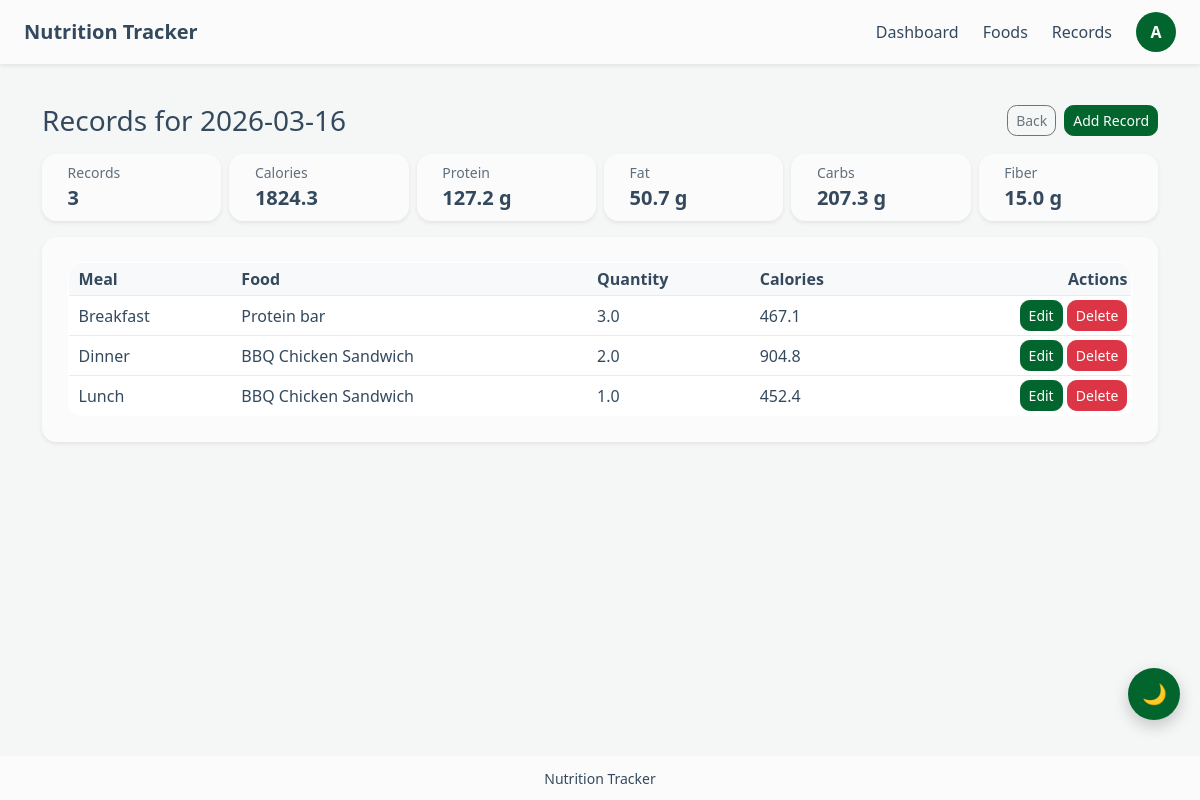
The page /records/2026-03-16/ (signed in) on the database its author committed.
### tracker/models.py (models this page shows, shortened)
class MealRecord(models.Model):
    MEAL_CHOICES = [
        ('breakfast', 'Breakfast'),
        ('lunch', 'Lunch'),
        ('dinner', 'Dinner'),
        ('snack', 'Snack'),
    ]
    user = models.ForeignKey(
        settings.AUTH_USER_MODEL,
        on_delete=models.CASCADE,
        related_name='meal_records'
    )
    meal_type = models.CharField(max_length=20, choices=MEAL_CHOICES, default='breakfast')
    quantity = models.FloatField(help_text='Multiplier based on the food unit, e.g. 1 serving or 1 x 100g')
    record_date = models.DateField()
    notes = models.CharField(max_length=255, blank=True)
    created_at = models.DateTimeField(auto_now_add=True)
    food_name = models.CharField(max_length=255)
    food_unit = models.CharField(max_length=50)
    food_calories = models.FloatField()
    food_protein = models.FloatField()
    food_fat = models.FloatField()
    food_carbohydrates = models.FloatField()
    food_fiber = models.FloatField()
    class Meta:
        ordering = ['-record_date', 'meal_type', '-created_at']
    @property
    def total_calories(self):
        return round(self.food_calories * self.quantity, 2)

### tracker/views.py (the view)
# urls.py: path('records/<str:record_date>/', views.record_day_detail, name='record_day_detail'),
@login_required
def record_day_detail(request, record_date):
    records = (
        MealRecord.objects
        .filter(user=request.user, record_date=record_date)
        .order_by('meal_type', 'id')
    )
    day_totals = records.aggregate(
        calories=Sum(F('food_calories') * F('quantity')),
        protein=Sum(F('food_protein') * F('quantity')),
        fat=Sum(F('food_fat') * F('quantity')),
        carbohydrates=Sum(F('food_carbohydrates') * F('quantity')),
        fiber=Sum(F('food_fiber') * F('quantity')),
        count=Count('id'),
    )
    context = {
        'record_date': record_date,
        'records': records,
        'totals': {
            'calories': round(day_totals['calories'] or 0, 2),
            'protein': round(day_totals['protein'] or 0, 2),
            'fat': round(day_totals['fat'] or 0, 2),
            'carbohydrates': round(day_totals['carbohydrates'] or 0, 2),
            'fiber': round(day_totals['fiber'] or 0, 2),
            'count': day_totals['count'] or 0,
        }
    }
    return render(request, 'tracker/record_day_detail.html', context)

### tracker/templates/tracker/record_day_detail.html (shortened to what this page needs)
{% extends 'tracker/base.html' %}
{% block content %}
<div class="d-flex flex-column gap-3">
    <section class="d-flex flex-column flex-md-row justify-content-between align-items-md-center gap-2">
        <div>
            <h1 class="h3 mb-0">Records for {{ record_date }}</h1>
        </div>
        <div class="d-flex gap-2">
            <a href="{% url 'record_list' %}" class="btn btn-outline-secondary btn-sm">Back</a>
            <button class="btn btn-primary btn-sm" type="button" onclick="openModal('{% url 'record_create' %}')">Add Record</button>
        </div>
    </section>
    <section>
        <div class="row g-2">
            <div class="col-6 col-md-4 col-xl-2">
                <div class="card shadow-sm border-0">
                    <div class="card-body py-2">
                        <div class="text-muted small">Records</div>
                        <div class="fs-5 fw-semibold">{{ totals.count }}</div>
                    </div>
                </div>
            </div>
            <div class="col-6 col-md-4 col-xl-2">
                <div class="card shadow-sm border-0">
                    <div class="card-body py-2">
                        <div class="text-muted small">Calories</div>
                        <div class="fs-5 fw-semibold">{{ totals.calories }}</div>
                    </div>
                </div>
            </div>
            <div class="col-6 col-md-4 col-xl-2">
                <div class="card shadow-sm border-0">
                    <div class="card-body py-2">
                        <div class="text-muted small">Protein</div>
                        <div class="fs-5 fw-semibold">{{ totals.protein }} g</div>
                    </div>
                </div>
            </div>
            <div class="col-6 col-md-4 col-xl-2">
                <div class="card shadow-sm border-0">
                    <div class="card-body py-2">
                        <div class="text-muted small">Fat</div>
                        <div class="fs-5 fw-semibold">{{ totals.fat }} g</div>
                    </div>
                </div>
            </div>
            <div class="col-6 col-md-4 col-xl-2">
                <div class="card shadow-sm border-0">
                    <div class="card-body py-2">
                        <div class="text-muted small">Carbs</div>
                        <div class="fs-5 fw-semibold">{{ totals.carbohydrates }} g</div>
                    </div>
                </div>
            </div>
            <div class="col-6 col-md-4 col-xl-2">
                <div class="card shadow-sm border-0">
                    <div class="card-body py-2">
                        <div class="text-muted small">Fiber</div>
                        <div class="fs-5 fw-semibold">{{ totals.fiber }} g</div>
                    </div>
                </div>
            </div>
        </div>
    </section>
    <section>
        <div class="card shadow-sm border-0">
            <div class="card-body">
                {% if records %}
                <div class="table-responsive">
                    <table class="table table-sm table-hover align-middle mb-0">
                        <thead>
                            <tr>
                                <th>Meal</th>
                                <th>Food</th>
                                <th>Quantity</th>
                                <th>Calories</th>
                                <th class="text-end">Actions</th>
                            </tr>
                        </thead>
                        <tbody>
                            {% for record in records %}
                            <tr>
                                <td>{{ record.get_meal_type_display }}</td>
                                <td>{{ record.food_name }}</td>
                                <td>{{ record.quantity }}</td>
                                <td>{{ record.total_calories }}</td>
                                <td class="text-end">
                                    <button class="btn btn-primary btn-sm" type="button"
                                            onclick="openModal('{% url 'record_edit' record.pk %}')">Edit</button>
                                    <button class="btn btn-danger btn-sm" type="button"
                                            onclick="openModal('{% url 'record_delete' record.pk %}')">Delete</button>
                                </td>
                            </tr>
                            {% endfor %}
                        </tbody>
                    </table>
                </div>
                {% else %}
                    <p class="text-muted mb-0">No records for this date.</p>
                {% endif %}
            </div>
        </div>
    </section>
</div>
{% endblock %}

### tracker/templates/tracker/base.html (shortened to what this page needs)
{% load static %}
<!DOCTYPE html>
<html lang="zh-CN">
<head>
    <link rel="stylesheet" href="{% static 'tracker/css/bootstrap-custom.min.css' %}">
    <link rel="stylesheet" href="{% static 'tracker/css/common.css' %}">
</head>
<body>
<header class="site-header fixed-top">
    <nav class="navbar navbar-expand-lg shadow-sm site-navbar">
        <div class="container-fluid px-3 px-lg-4">
            <a class="navbar-brand fw-bold" href="{% url 'home' %}">
                Nutrition Tracker
            </a>
            {% if user.is_authenticated %}
                <div class="collapse navbar-collapse" id="mainNavbar">
                    <div class="navbar-nav ms-auto align-items-lg-center gap-lg-2">
                        {% if request.user.is_staff %}
                            <a class="nav-link" href="{% url 'admin_user_list' %}">User Management</a>
                            <a class="nav-link" href="{% url 'food_list_admin' %}">Foods Management</a>
                        {% else %}
                            <a class="nav-link" href="{% url 'dashboard' %}">Dashboard</a>
                            <a class="nav-link" href="{% url 'food_list' %}">Foods</a>
                            <a class="nav-link" href="{% url 'record_list' %}">Records</a>
                        {% endif %}
                        <form action="{% url 'account' %}" method="post" class="ms-lg-2 mb-0">
                            <button class="btn p-0 border-0 bg-transparent" type="submit" title="User info" aria-label="User info">
                                <span class="avatar-circle">
                                    {{ request.user.username|default:'U'|first|upper }}
                                </span>
                            </button>
                        </form>
                    </div>
                </div>
            {% endif %}
        </div>
    </nav>
</header>
<main class="page-content">
    <div class="{% block main_container_class %}container py-4{% endblock %}">
        {% block content %}{% endblock %}
    </div>
</main>
<footer class="site-footer fixed-bottom">
    <div class="container text-center small py-2">
        Nutrition Tracker
    </div>
</footer>
<button id="themeToggle" class="theme-toggle" title="Toggle theme">
    🌙
</button>
</body>
</html>

### tracker/static/tracker/css/common.css (style rules this page uses)
:root { --header-height: 64px; --footer-height: 44px; --primary-color: #02652d; --primary-hover: #5da67d; --bg-color: #f4f7f6; --card-bg: #fbfbfb; --text-main: #34495e; --text-muted: #5f6f7d; --border-color: #e9ecef; --table-bg: #ffffff; --table-head: #f8f9fa; }
body { background: var(--bg-color); color: var(--text-main); }
body, .card, .navbar, .site-footer { transition: background 0.25s ease, color 0.25s ease; }
.navbar-brand { color: var(--text-main) !important; }
.nav-link { color: var(--text-main) !important; }
.page-content { min-height: calc(100vh - var(--header-height) - var(--footer-height)); padding-top: calc(var(--header-height) + 1rem); padding-bottom: calc(var(--footer-height) + 1rem); }
.site-header .navbar { min-height: var(--header-height); background: var(--card-bg); }
.site-footer { height: var(--footer-height); display: flex; align-items: center; background: var(--card-bg); }
.text-muted { color: var(--text-muted) !important; }
.card { border-radius: 0.9rem; border: none; background: var(--card-bg); color: var(--text-main) !important; box-shadow: 0 0.35rem 0.8rem rgba(0,0,0,0.05); }
.card .card-body { padding: 1.6rem; }
.table { --bs-table-bg: var(--table-bg); --bs-table-border-color: var(--border-color); --bs-table-hover-bg: rgba(0,0,0,0.04); border: 1px solid var(--border-color); background: var(--table-bg); color: var(--text-main); }
.table thead th { background: var(--table-head); color: var(--text-main); font-weight: 600; }
.table th, .table td { color: var(--text-main) !important; padding-left: 10px; }
.table, .list-group { border-radius: 0.9rem; overflow: hidden; }
.btn { border-radius: 0.6rem; }
.btn-primary { background: var(--primary-color); border-color: var(--primary-color); }
.avatar-circle { width: 40px; height: 40px; border-radius: 50%; background: var(--primary-color); color: white; display: flex; align-items: center; justify-content: center; font-weight: 700; transition: transform 0.12s ease, box-shadow 0.12s ease; }
.theme-toggle { position: fixed; right: 20px; bottom: 80px; width: 52px; height: 52px; border-radius: 50%; border: none; background: var(--primary-color); color: white; font-size: 20px; cursor: pointer; display: flex; align-items: center; justify-content: center; box-shadow: 0 6px 16px rgba(0,0,0,0.2); z-index: 1000; transition: transform 0.15s ease, box-shadow 0.15s ease, background 0.2s; }

### rows shown on the page
MealRecord: meal_type "Breakfast", food_name "Protein bar", quantity "3.0", total_calories "467.1"
MealRecord: meal_type "Dinner", food_name "BBQ Chicken Sandwich", quantity "2.0", total_calories "904.8"
MealRecord: meal_type "Lunch", food_name "BBQ Chicken Sandwich", quantity "1.0", total_calories "452.4"

### other values the page prints
{{ request.user.username|default:'U'|first|upper }} "A"
{{ record_date }} "2026-03-16"
{{ totals.count }} "3"
{{ totals.calories }} "1824.3"
{{ totals.protein }} "127.2"
{{ totals.fat }} "50.7"
{{ totals.carbohydrates }} "207.3"
{{ totals.fiber }} "15.0"
